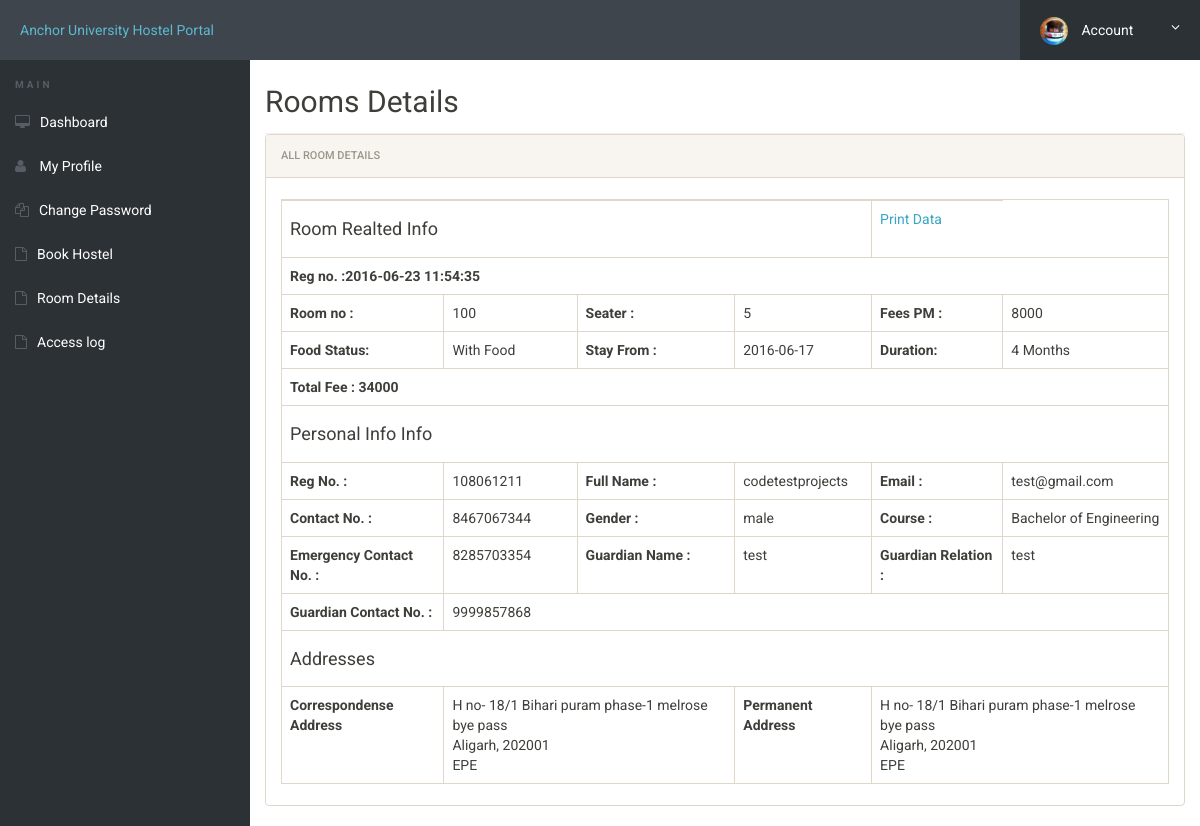
The app's page /room-details.php (signed in) with its own data.
### tables this page shows
CREATE TABLE `registration` (
  `id` int(11) NOT NULL,
  `roomno` int(11) NOT NULL,
  `seater` int(11) NOT NULL,
  `feespm` int(11) NOT NULL,
  `foodstatus` int(11) NOT NULL,
  `stayfrom` date NOT NULL,
  `duration` int(11) NOT NULL,
  `course` varchar(500) NOT NULL,
  `regno` int(11) NOT NULL,
  `firstName` varchar(500) NOT NULL,
  `middleName` varchar(500) NOT NULL,
  `lastName` varchar(500) NOT NULL,
  `gender` varchar(250) NOT NULL,
  `contactno` bigint(11) NOT NULL,
  `emailid` varchar(500) NOT NULL,
  `egycontactno` bigint(11) NOT NULL,
  `guardianName` varchar(500) NOT NULL,
  `guardianRelation` varchar(500) NOT NULL,
  `guardianContactno` bigint(11) NOT NULL,
  `corresAddress` varchar(500) NOT NULL,
  `corresCIty` varchar(500) NOT NULL,
  `corresState` varchar(500) NOT NULL,
  `corresPincode` int(11) NOT NULL,
  `pmntAddress` varchar(500) NOT NULL,
  `pmntCity` varchar(500) NOT NULL,
  `pmnatetState` varchar(500) NOT NULL,
  `pmntPincode` int(11) NOT NULL,
  `postingDate` timestamp NOT NULL DEFAULT current_timestamp(),
  `updationDate` varchar(500) NOT NULL
);

### room-details.php (the view, shortened to what this page needs)
<?php
include('includes/config.php');
?>
<!doctype html>
<html lang="en" class="no-js">
<head>
	<link rel="stylesheet" href="css/font-awesome.min.css">
	<link rel="stylesheet" href="css/bootstrap.min.css">
	<link rel="stylesheet" href="css/dataTables.bootstrap.min.css">
	<link rel="stylesheet" href="css/bootstrap-social.css">
	<link rel="stylesheet" href="css/bootstrap-select.css">
	<link rel="stylesheet" href="css/fileinput.min.css">
	<link rel="stylesheet" href="css/awesome-bootstrap-checkbox.css">
	<link rel="stylesheet" href="css/style.css">
</head>
<body>
	<?php include('includes/header.php');?>
	<div class="ts-main-content">
			<?php include('includes/sidebar.php');?>
		<div class="content-wrapper">
			<div class="container-fluid">
				<div class="row">
					<div class="col-md-12">
						<h2 class="page-title">Rooms Details</h2>
						<div class="panel panel-default">
							<div class="panel-heading">All Room Details</div>
							<div class="panel-body">
								<table id="zctb" class="table table-bordered " cellspacing="0" width="100%">
									<tbody>
<?php
$aid=$_SESSION['login'];
	$ret="select * from registration where emailid=?";
$stmt= $mysqli->prepare($ret) ;
$stmt->bind_param('s',$aid);
$stmt->execute() ;
$res=$stmt->get_result();
while($row=$res->fetch_object())
	  {
	  	?>
<tr>
<td colspan="4"><h4>Room Realted Info</h4></td>
<td><a href="javascript:void(0);"  onClick="popUpWindow('http://localhost/hostel/full-profile.php?id=<?php echo $row->emailid;?>');" title="View Full Details">Print Data</a></td>
</tr>
<tr>
<td colspan="6"><b>Reg no. :<?php echo $row->postingDate;?></b></td>
</tr>
<tr>
<td><b>Room no :</b></td>
<td><?php echo $row->roomno;?></td>
<td><b>Seater :</b></td>
<td><?php echo $row->seater;?></td>
<td><b>Fees PM :</b></td>
<td><?php echo $fpm=$row->feespm;?></td>
</tr>
<tr>
<td><b>Food Status:</b></td>
<td>
<?php if($row->foodstatus==0)
{
echo "Without Food";
}
else
{
echo "With Food";
}
;?></td>
<td><b>Stay From :</b></td>
<td><?php echo $row->stayfrom;?></td>
<td><b>Duration:</b></td>
<td><?php echo $dr=$row->duration;?> Months</td>
</tr>
<tr>
<td colspan="6"><b>Total Fee :
<?php if($row->foodstatus==1)
{
$fd=2000;
echo (($dr*$fpm)+$fd);
}
else
{
echo $dr*$fpm;
}
?></b></td>
</tr>
<tr>
<td colspan="6"><h4>Personal Info Info</h4></td>
</tr>
<tr>
<td><b>Reg No. :</b></td>
<td><?php echo $row->regno;?></td>
<td><b>Full Name :</b></td>
<td><?php echo $row->firstName;?><?php echo $row->middleName;?><?php echo $row->lastName;?></td>
<td><b>Email :</b></td>
<td><?php echo $row->emailid;?></td>
</tr>
<tr>
<td><b>Contact No. :</b></td>
<td><?php echo $row->contactno;?></td>
<td><b>Gender :</b></td>
<td><?php echo $row->gender;?></td>
<td><b>Course :</b></td>
<td><?php echo $row->course;?></td>
</tr>
<tr>
<td><b>Emergency Contact No. :</b></td>
<td><?php echo $row->egycontactno;?></td>
<td><b>Guardian Name :</b></td>
<td><?php echo $row->guardianName;?></td>
<td><b>Guardian Relation :</b></td>
<td><?php echo $row->guardianRelation;?></td>
</tr>
<tr>
<td><b>Guardian Contact No. :</b></td>
<td colspan="6"><?php echo $row->guardianContactno;?></td>
</tr>
<tr>
<td colspan="6"><h4>Addresses</h4></td>
</tr>
<tr>
<td><b>Correspondense Address</b></td>
<td colspan="2">
<?php echo $row->corresAddress;?><br />
<?php echo $row->corresCIty;?>, <?php echo $row->corresPincode;?><br />
<?php echo $row->corresState;?>
</td>
<td><b>Permanent Address</b></td>
<td colspan="2">
<?php echo $row->pmntAddress;?><br />
<?php echo $row->pmntCity;?>, <?php echo $row->pmntPincode;?><br />
<?php echo $row->pmnatetState;?>
</td>
</tr>
<?php
} ?>
</tbody>
</table>
</div>
</div>
</div>
</div>
</div>
</div>
</div>
</body>
</html>

### css/style.css (style rules this page uses)
html { font-size: 14px; }
@media only screen and (min-width: 480px) { html { font-size: 17px; } }
@media only screen and (min-width: 768px) { html { font-size: 14px; } }
body { font-size: 1em; }
a { color: #37a6c4; }
.panel { overflow: hidden; }
.page-title { padding-bottom: 15px; padding-top: 30px; margin-bottom: 0px; border-bottom: 1px solid #f0f0f0; }
.ts-main-content .content-wrapper { padding-top: 15px; margin-top: 20px; }
@media only screen and (min-width: 992px) { .ts-main-content .content-wrapper { margin-left: 250px; } }

### records on screen
registration: postingDate "2016-06-23 11:54:35", roomno "100", seater "5", feespm "8000", shows "With Food", stayfrom "2016-06-17", duration "4", ($dr*$fpm)+$fd "34000", regno "108061211", firstName "code", middleName "test", lastName "projects", emailid "test@gmail.com", contactno "8467067344", gender "male", course "Bachelor of Engineering", egycontactno "8285703354", guardianName "test", guardianRelation "test", guardianContactno "9999857868", corresAddress "H no- 18/1 Bihari puram phase-1 melrose bye pass", corresCIty "Aligarh", corresPincode "202001", corresState "EPE", pmntAddress "H no- 18/1 Bihari puram phase-1 melrose bye pass", pmntCity "Aligarh", pmntPincode "202001", pmnatetState "EPE"
